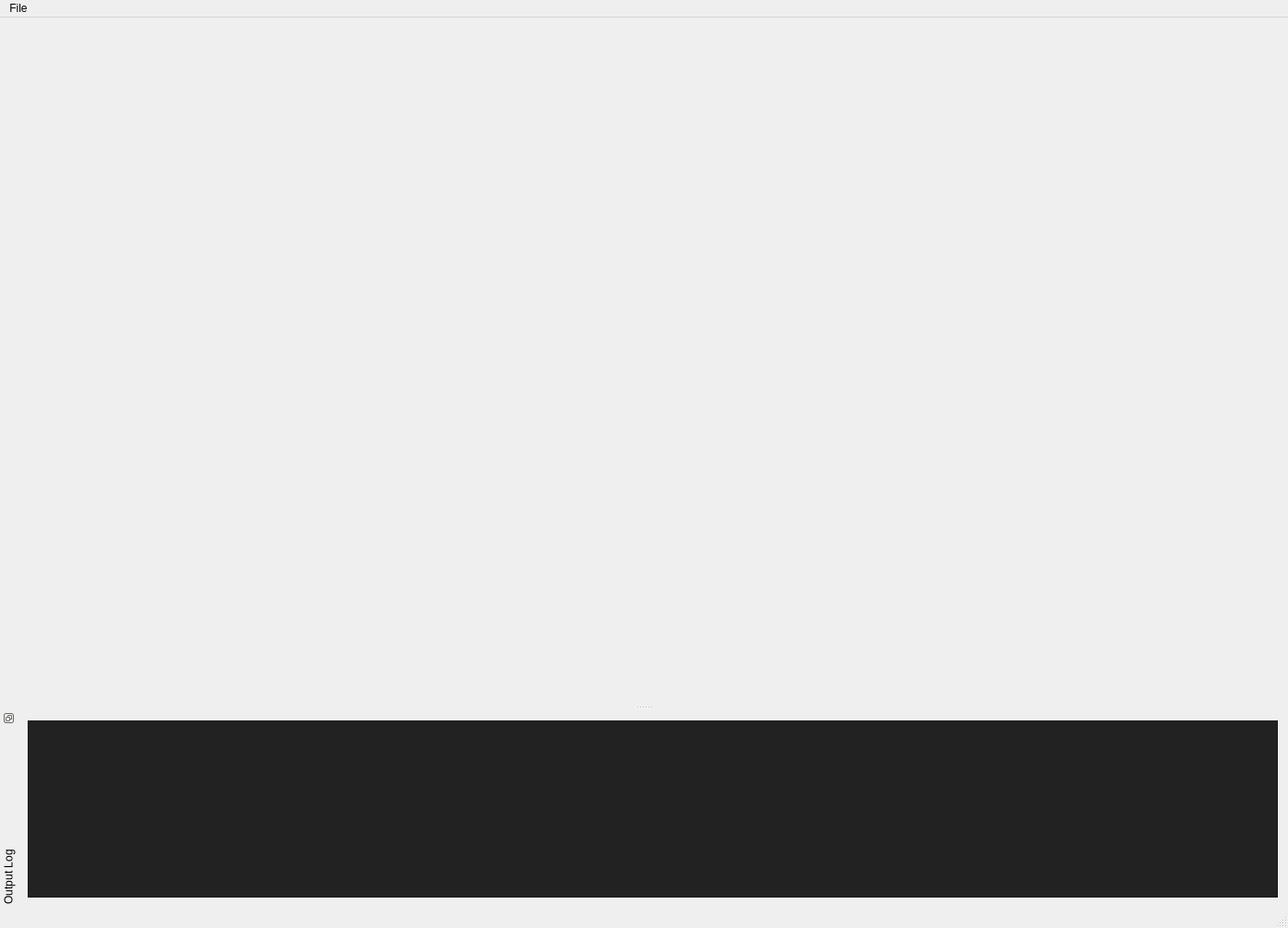
<?xml version="1.0" encoding="UTF-8"?>
<ui version="4.0">
 <class>MainWindow</class>
 <widget class="QMainWindow" name="MainWindow">
  <property name="geometry">
   <rect>
    <x>0</x>
    <y>0</y>
    <width>1396</width>
    <height>1006</height>
   </rect>
  </property>
  <property name="maximumSize">
   <size>
    <width>1920</width>
    <height>1080</height>
   </size>
  </property>
  <property name="windowTitle">
   <string>SoReal Engine</string>
  </property>
  <property name="windowIcon">
   <iconset>
    <normaloff>../../../../../Downloads/ueicon.ico</normaloff>../../../../../Downloads/ueicon.ico</iconset>
  </property>
  <widget class="QWidget" name="centralWidget">
   <layout class="QVBoxLayout" name="verticalLayout">
    <item>
     <layout class="QVBoxLayout" name="OpenGLLayout"/>
    </item>
   </layout>
  </widget>
  <widget class="QMenuBar" name="menuBar">
   <property name="geometry">
    <rect>
     <x>0</x>
     <y>0</y>
     <width>1396</width>
     <height>22</height>
    </rect>
   </property>
   <widget class="QMenu" name="menuFile">
    <property name="title">
     <string>File</string>
    </property>
    <addaction name="fileExit"/>
   </widget>
   <addaction name="menuFile"/>
  </widget>
  <widget class="QStatusBar" name="statusBar"/>
  <widget class="QDockWidget" name="dockWidgetConsole">
   <property name="features">
    <set>QDockWidget::DockWidgetFloatable|QDockWidget::DockWidgetMovable|QDockWidget::DockWidgetVerticalTitleBar</set>
   </property>
   <property name="windowTitle">
    <string>Output Log</string>
   </property>
   <attribute name="dockWidgetArea">
    <number>8</number>
   </attribute>
   <widget class="QWidget" name="dockWidgetContents">
    <layout class="QHBoxLayout" name="horizontalLayout">
     <item>
      <widget class="QPlainTextEdit" name="outputLog">
       <property name="palette">
        <palette>
         <active>
          <colorrole role="Button">
           <brush brushstyle="SolidPattern">
            <color alpha="255">
             <red>34</red>
             <green>34</green>
             <blue>34</blue>
            </color>
           </brush>
          </colorrole>
          <colorrole role="Light">
           <brush brushstyle="SolidPattern">
            <color alpha="255">
             <red>51</red>
             <green>51</green>
             <blue>51</blue>
            </color>
           </brush>
          </colorrole>
          <colorrole role="Midlight">
           <brush brushstyle="SolidPattern">
            <color alpha="255">
             <red>42</red>
             <green>42</green>
             <blue>42</blue>
            </color>
           </brush>
          </colorrole>
          <colorrole role="Dark">
           <brush brushstyle="SolidPattern">
            <color alpha="255">
             <red>17</red>
             <green>17</green>
             <blue>17</blue>
            </color>
           </brush>
          </colorrole>
          <colorrole role="Mid">
           <brush brushstyle="SolidPattern">
            <color alpha="255">
             <red>23</red>
             <green>23</green>
             <blue>23</blue>
            </color>
           </brush>
          </colorrole>
          <colorrole role="Text">
           <brush brushstyle="SolidPattern">
            <color alpha="255">
             <red>255</red>
             <green>255</green>
             <blue>255</blue>
            </color>
           </brush>
          </colorrole>
          <colorrole role="BrightText">
           <brush brushstyle="SolidPattern">
            <color alpha="255">
             <red>255</red>
             <green>255</green>
             <blue>255</blue>
            </color>
           </brush>
          </colorrole>
          <colorrole role="ButtonText">
           <brush brushstyle="SolidPattern">
            <color alpha="255">
             <red>255</red>
             <green>255</green>
             <blue>255</blue>
            </color>
           </brush>
          </colorrole>
          <colorrole role="Base">
           <brush brushstyle="SolidPattern">
            <color alpha="255">
             <red>34</red>
             <green>34</green>
             <blue>34</blue>
            </color>
           </brush>
          </colorrole>
          <colorrole role="Window">
           <brush brushstyle="SolidPattern">
            <color alpha="255">
             <red>34</red>
             <green>34</green>
             <blue>34</blue>
            </color>
           </brush>
          </colorrole>
          <colorrole role="Shadow">
           <brush brushstyle="SolidPattern">
            <color alpha="255">
             <red>0</red>
             <green>0</green>
             <blue>0</blue>
            </color>
           </brush>
          </colorrole>
          <colorrole role="AlternateBase">
           <brush brushstyle="SolidPattern">
            <color alpha="255">
             <red>17</red>
             <green>17</green>
             <blue>17</blue>
            </color>
           </brush>
          </colorrole>
          <colorrole role="ToolTipBase">
           <brush brushstyle="SolidPattern">
            <color alpha="255">
             <red>255</red>
             <green>255</green>
             <blue>220</blue>
            </color>
           </brush>
          </colorrole>
          <colorrole role="ToolTipText">
           <brush brushstyle="SolidPattern">
            <color alpha="255">
             <red>0</red>
             <green>0</green>
             <blue>0</blue>
            </color>
           </brush>
          </colorrole>
          <colorrole role="PlaceholderText">
           <brush brushstyle="SolidPattern">
            <color alpha="128">
             <red>255</red>
             <green>255</green>
             <blue>255</blue>
            </color>
           </brush>
          </colorrole>
         </active>
         <inactive>
          <colorrole role="Button">
           <brush brushstyle="SolidPattern">
            <color alpha="255">
             <red>34</red>
             <green>34</green>
             <blue>34</blue>
            </color>
           </brush>
          </colorrole>
          <colorrole role="Light">
           <brush brushstyle="SolidPattern">
            <color alpha="255">
             <red>51</red>
             <green>51</green>
             <blue>51</blue>
            </color>
           </brush>
          </colorrole>
          <colorrole role="Midlight">
           <brush brushstyle="SolidPattern">
            <color alpha="255">
             <red>42</red>
             <green>42</green>
             <blue>42</blue>
            </color>
           </brush>
          </colorrole>
          <colorrole role="Dark">
           <brush brushstyle="SolidPattern">
            <color alpha="255">
             <red>17</red>
             <green>17</green>
             <blue>17</blue>
            </color>
           </brush>
          </colorrole>
          <colorrole role="Mid">
           <brush brushstyle="SolidPattern">
            <color alpha="255">
             <red>23</red>
             <green>23</green>
             <blue>23</blue>
            </color>
           </brush>
          </colorrole>
          <colorrole role="Text">
           <brush brushstyle="SolidPattern">
            <color alpha="255">
             <red>255</red>
             <green>255</green>
             <blue>255</blue>
            </color>
           </brush>
          </colorrole>
          <colorrole role="BrightText">
           <brush brushstyle="SolidPattern">
            <color alpha="255">
             <red>255</red>
             <green>255</green>
             <blue>255</blue>
            </color>
           </brush>
          </colorrole>
          <colorrole role="ButtonText">
           <brush brushstyle="SolidPattern">
            <color alpha="255">
             <red>255</red>
             <green>255</green>
             <blue>255</blue>
            </color>
           </brush>
          </colorrole>
          <colorrole role="Base">
           <brush brushstyle="SolidPattern">
            <color alpha="255">
             <red>34</red>
             <green>34</green>
             <blue>34</blue>
            </color>
           </brush>
          </colorrole>
          <colorrole role="Window">
           <brush brushstyle="SolidPattern">
            <color alpha="255">
             <red>34</red>
             <green>34</green>
             <blue>34</blue>
            </color>
           </brush>
          </colorrole>
          <colorrole role="Shadow">
           <brush brushstyle="SolidPattern">
            <color alpha="255">
             <red>0</red>
             <green>0</green>
             <blue>0</blue>
            </color>
           </brush>
          </colorrole>
          <colorrole role="AlternateBase">
           <brush brushstyle="SolidPattern">
            <color alpha="255">
             <red>17</red>
             <green>17</green>
             <blue>17</blue>
            </color>
           </brush>
          </colorrole>
          <colorrole role="ToolTipBase">
           <brush brushstyle="SolidPattern">
            <color alpha="255">
             <red>255</red>
             <green>255</green>
             <blue>220</blue>
            </color>
           </brush>
          </colorrole>
          <colorrole role="ToolTipText">
           <brush brushstyle="SolidPattern">
            <color alpha="255">
             <red>0</red>
             <green>0</green>
             <blue>0</blue>
            </color>
           </brush>
          </colorrole>
          <colorrole role="PlaceholderText">
           <brush brushstyle="SolidPattern">
            <color alpha="128">
             <red>255</red>
             <green>255</green>
             <blue>255</blue>
            </color>
           </brush>
          </colorrole>
         </inactive>
         <disabled>
          <colorrole role="Button">
           <brush brushstyle="SolidPattern">
            <color alpha="255">
             <red>34</red>
             <green>34</green>
             <blue>34</blue>
            </color>
           </brush>
          </colorrole>
          <colorrole role="Light">
           <brush brushstyle="SolidPattern">
            <color alpha="255">
             <red>51</red>
             <green>51</green>
             <blue>51</blue>
            </color>
           </brush>
          </colorrole>
          <colorrole role="Midlight">
           <brush brushstyle="SolidPattern">
            <color alpha="255">
             <red>42</red>
             <green>42</green>
             <blue>42</blue>
            </color>
           </brush>
          </colorrole>
          <colorrole role="Dark">
           <brush brushstyle="SolidPattern">
            <color alpha="255">
             <red>17</red>
             <green>17</green>
             <blue>17</blue>
            </color>
           </brush>
          </colorrole>
          <colorrole role="Mid">
           <brush brushstyle="SolidPattern">
            <color alpha="255">
             <red>23</red>
             <green>23</green>
             <blue>23</blue>
            </color>
           </brush>
          </colorrole>
          <colorrole role="Text">
           <brush brushstyle="SolidPattern">
            <color alpha="255">
             <red>17</red>
             <green>17</green>
             <blue>17</blue>
            </color>
           </brush>
          </colorrole>
          <colorrole role="BrightText">
           <brush brushstyle="SolidPattern">
            <color alpha="255">
             <red>255</red>
             <green>255</green>
             <blue>255</blue>
            </color>
           </brush>
          </colorrole>
          <colorrole role="ButtonText">
           <brush brushstyle="SolidPattern">
            <color alpha="255">
             <red>17</red>
             <green>17</green>
             <blue>17</blue>
            </color>
           </brush>
          </colorrole>
          <colorrole role="Base">
           <brush brushstyle="SolidPattern">
            <color alpha="255">
             <red>34</red>
             <green>34</green>
             <blue>34</blue>
            </color>
           </brush>
          </colorrole>
          <colorrole role="Window">
           <brush brushstyle="SolidPattern">
            <color alpha="255">
             <red>34</red>
             <green>34</green>
             <blue>34</blue>
            </color>
           </brush>
          </colorrole>
          <colorrole role="Shadow">
           <brush brushstyle="SolidPattern">
            <color alpha="255">
             <red>0</red>
             <green>0</green>
             <blue>0</blue>
            </color>
           </brush>
          </colorrole>
          <colorrole role="AlternateBase">
           <brush brushstyle="SolidPattern">
            <color alpha="255">
             <red>34</red>
             <green>34</green>
             <blue>34</blue>
            </color>
           </brush>
          </colorrole>
          <colorrole role="ToolTipBase">
           <brush brushstyle="SolidPattern">
            <color alpha="255">
             <red>255</red>
             <green>255</green>
             <blue>220</blue>
            </color>
           </brush>
          </colorrole>
          <colorrole role="ToolTipText">
           <brush brushstyle="SolidPattern">
            <color alpha="255">
             <red>0</red>
             <green>0</green>
             <blue>0</blue>
            </color>
           </brush>
          </colorrole>
          <colorrole role="PlaceholderText">
           <brush brushstyle="SolidPattern">
            <color alpha="128">
             <red>255</red>
             <green>255</green>
             <blue>255</blue>
            </color>
           </brush>
          </colorrole>
         </disabled>
        </palette>
       </property>
      </widget>
     </item>
    </layout>
   </widget>
  </widget>
  <action name="fileExit">
   <property name="text">
    <string>Exit</string>
   </property>
   <property name="shortcut">
    <string>Ctrl+Q</string>
   </property>
  </action>
 </widget>
 <layoutdefault spacing="6" margin="11"/>
 <resources/>
 <connections/>
</ui>
